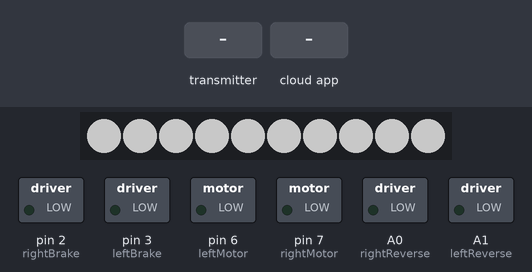
Bench run of a sketch on a simulated Arduino Mega 2560, built with avr-gcc and run on an emulated ATmega2560. Parts: 10 RGB LEDs in strip order, left to right, switched loads named in the sketch (green lamp = pin HIGH). The inputs (shaded band) are chosen by the test bench. Dim RGB values are drawn brighter than linear; the ROS host is connected and sends only what is stated.

Above: at 1.2 s.
1.3 s: the transmitter starts sending readChannel.4 = 1000
At 1.9 s:
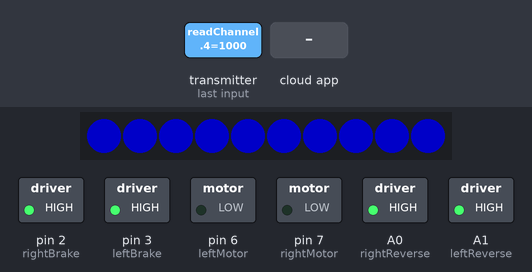
2.8 s: the transmitter starts sending readChannel.4 = 2000
At 3.4 s:
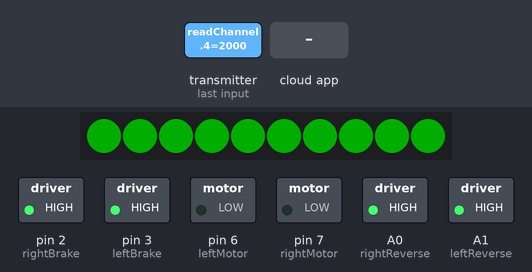
4.3 s: the phone or cloud app sets camera_obj_detection to 1
At 4.7 s:
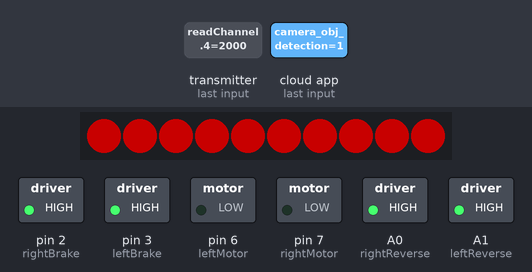
5.8 s: the phone or cloud app sets linear.x to -100
At 6.5 s:
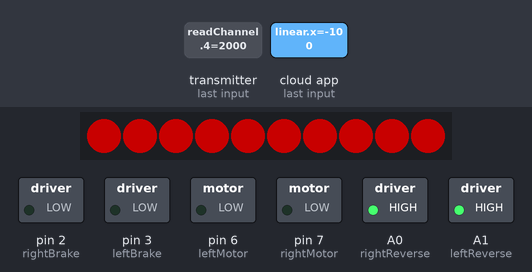
7.3 s: the phone or cloud app sets Left_vel to -100
At 7.9 s:
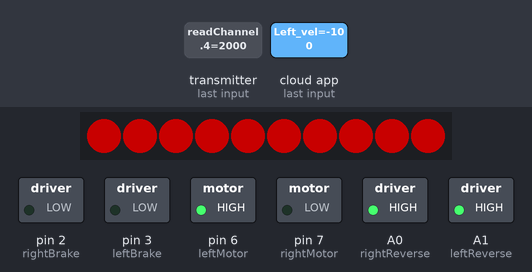
8.8 s: the phone or cloud app sets angular.z to -100
At 10.1 s:
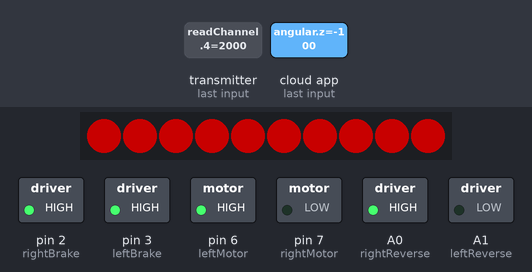
Timing chart, 0 to 11.3 s (numbered marks = the images above; inputs shaded):
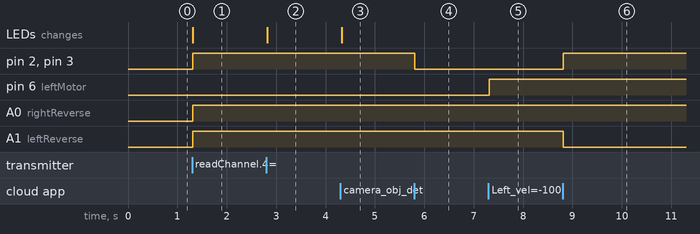

The sketch:

Arduino_RoistenCodeV1.0.ino
```cpp
#include <IBusBM.h>
#include <ros.h>
#include <FastLED.h>
#include <geometry_msgs/Twist.h>
#include <std_msgs/Bool.h>
#include <std_msgs/Float32.h>
#include <std_msgs/Int16MultiArray.h>
#include <std_msgs/String.h>

#define  PI 3.14159
#define numLeds 10
#define ledPin 42                   // 53
CRGB leds[numLeds];

IBusBM ibusRC;
HardwareSerial& ibusRcSerial = Serial1;
HardwareSerial& debugSerial = Serial;

int channel1 = 0;                   // Declare channels
int channel2 = 0;
int channel3 = 0;
int channel4 = 0;
int channel5 = 0;
int channel8 = 0;

ros::NodeHandle nh;                 // Start the node

const float d = 0.25;               // d = Wheel diameter

float velLeft = 0;                  // Variables for right and left velocities
float velRight = 0;

const int leftMotor = 6;            // Define HALL pins
const int rightMotor = 7;
const int hallRightPin1 = A8;       // 51
const int hallRightPin2 = A9;       // 49
const int hallRightPin3 = A10;      // 47
const int hallLeftPin1 = A7;
const int hallLeftPin2 = A6;
const int hallLeftPin3 = A5;

const int rightBrake = 2;           // Define braking pins
const int leftBrake = 3;

const int rightReverse = A0;        // Define reversing pins
const int leftReverse = A1;

const float maxSpeed = 0.3;         // Adding a limit to our output

bool reached = false;               // LiDAR obstacle
bool camera_reached = false;        // Camera obstacle

float left_speed = 0.0;
float right_speed = 0.0;

void LeftVel(const std_msgs::Float32& value)
{
  left_speed = value.data;
}

void RightVel(const std_msgs::Float32& value)
{
  right_speed = value.data;
}

void LidarCallback(const std_msgs::Bool& value)
{
  reached = value.data;
}

void CameraCallback(const std_msgs::Bool& value)
{
  camera_reached = value.data;
}

void CmdVelCallback(const geometry_msgs::Twist& velocity)
{
  velLeft = left_speed;
  velRight = right_speed;
  //velLeft = velocity.linear.x - d * velocity.angular.z;
  //velRight = velocity.linear.x + d * velocity.angular.z;

  // Reverse and brake logic
  if (velRight < 0.0)
  {
    velRight = velRight * (-1);
    digitalWrite(rightReverse, LOW);
  }else
  {
    digitalWrite(rightReverse, HIGH);
  }

  if (velLeft < 0.0)
  {
    velLeft = velLeft * (-1);
    digitalWrite(leftReverse, LOW);
  }else
  {
    digitalWrite(leftReverse, HIGH);
  }

  BrakeLogic(velRight,velLeft);
  // Outputing the channels to ESC
}

std_msgs::String str_msg;
// Subscribers
ros::Subscriber<geometry_msgs::Twist> sub("cmd_vel" , CmdVelCallback);
ros::Subscriber<std_msgs::Bool> lidar("obj_detection", LidarCallback);
ros::Subscriber<std_msgs::Bool> camera("camera_obj_detection", CameraCallback);
ros::Subscriber<std_msgs::Float32> left_vel("Left_vel", LeftVel);
ros::Subscriber<std_msgs::Float32> right_vel("Right_vel", RightVel);
ros::Publisher chatter("chatter", &str_msg);

void RemoteControl(float left, float right)
{
  // Reading certain channels
  channel3 = readChannel(2, -100, 100, 0);
  channel2 = readChannel(1, -100, 100, 0);
  channel1 = readChannel(0, -100, 100, 0);
  channel4 = readChannel(3, -100, 100, 0);
  channel5 = readChannel(4, -100, 100, 0);
  channel8 = readChannel(7, -100, 100, 0);
  // 100 = Teleoperation
  if (channel5 == 100)
  {
    analogWrite(leftMotor, left * maxSpeed);
    analogWrite(rightMotor, right * maxSpeed);
    // if (reached)
    // {
    //   Leds(1);
    //   //BrakeLogic(0.0, 0.0);
    // }else
    // {
    //   BrakeLogic(0.1, 0.1);
    //   Leds(3);
    // }
    if (camera_reached)
    {
      Leds(1);
      // BrakeLogic(0.0, 0.0);
    }else
    {
      // BrakeLogic(0.1, 0.1);
      Leds(3);
    }
  // 0 = Neutral
  }else if (channel5 == 0)
  {
    Leds(2);
    BrakeLogic(0.0, 0.0);
  }
  // -100 = Remote control
  else if (channel5 == -100)
  {
    velLeft = channel2 + channel1+1;
    velRight = channel2 - channel1+1;

    if (velRight < 0.0)
    {
      velRight = velRight * (-1);
      digitalWrite(rightReverse,LOW);
    }else
    {
      digitalWrite(rightReverse,HIGH);
    }
    if (velLeft < 0.0)
    {
      velLeft = velLeft * (-1);
      digitalWrite(leftReverse,LOW);
    }else
    {
      digitalWrite(leftReverse,HIGH);
    }
    BrakeLogic(velRight,velLeft);

    // Outputing the channels to ESC
    analogWrite(leftMotor, velLeft * maxSpeed);
    analogWrite(rightMotor, velRight * maxSpeed);
    Leds(4);
  }
}
void setup()
{
  // Put your setup code here, to run once:
  pinMode(hallRightPin1, INPUT);
  pinMode(hallRightPin2, INPUT);
  pinMode(hallRightPin3, INPUT);
  pinMode(hallLeftPin1, INPUT);
  pinMode(hallLeftPin2, INPUT);
  pinMode(hallLeftPin3, INPUT);
  pinMode(rightReverse, OUTPUT);
  pinMode(leftReverse, OUTPUT);
  pinMode(rightBrake, OUTPUT);
  pinMode(leftBrake, OUTPUT);
  pinMode(leftMotor, OUTPUT);
  pinMode(rightMotor, OUTPUT);
  // Adding LEDstrip
  FastLED.addLeds<WS2812B, ledPin, GRB>(leds, numLeds).setCorrection(TypicalLEDStrip);
  FastLED.setBrightness(50);
  // Initializing node and subscribing to it
  nh.initNode();
  nh.subscribe(sub);
  nh.subscribe(lidar);
  nh.subscribe(camera);
  nh.subscribe(left_vel);
  nh.subscribe(right_vel);
  nh.advertise(chatter);
  // Starting IBUS
  debugSerial.begin(57600);
  ibusRC.begin(ibusRcSerial);
}

// Reading the channels
int readChannel(byte channelInput, int minLimit, int maxLimit, int defaultValue)
{
  uint16_t ch = ibusRC.readChannel(channelInput);
  if (ch < 100) return defaultValue;
  return map(ch, 1000, 2000, minLimit, maxLimit);
}
void loop()
{
  String str = String(left_speed);
  str_msg.data = str.c_str();
  RemoteControl(left_speed, right_speed);
  chatter.publish(&str_msg);
  nh.spinOnce();
  delay(10);
}
```

BrakeLogic.ino
```cpp
// Brake logic
void BrakeLogic(float Right,float Left)
{
  // We brake when our input value is 0
  if (Right == 0.0 && Left == 0.0)
  {
    digitalWrite(rightBrake,LOW);
    digitalWrite(leftBrake,LOW);
  }
  else
  {
    digitalWrite(rightBrake,HIGH);
    digitalWrite(leftBrake,HIGH);
  }
}
```

Led.ino
```cpp
#include <FastLED.h>


void Leds(int Mode)
{
  switch(Mode)
  {
    // Clear all the LEDs
    case 0:
    FastLED.clear();
    FastLED.show();
    break;
    // Set the LEDs to red
    case 1:
      fill_solid(leds, numLeds,CRGB::Red);
      FastLED.setBrightness(100);
      FastLED.show();
      break;
    // Set the LEDs to white
    case 2:
      fill_solid(leds, numLeds,CRGB::White);
      FastLED.setBrightness(100);
      FastLED.show();
      break;
    //Set the LEDs to green
    case 3:
      fill_solid(leds, numLeds,CRGB::Green);
      FastLED.setBrightness(100);
      FastLED.show();
      break;
    //Set the LEDs to green
    case 4:
      fill_solid(leds, numLeds,CRGB::Blue);
      FastLED.setBrightness(100);
      FastLED.show();
      break;
  }
}
```

Measured:
- after the input at 1.3 s, pin 2 (rightBrake), pin 3 (leftBrake), A0 (rightReverse), A1 (leftReverse): LOW → HIGH at once; the LEDs: change at once (image 1)
- after the input at 2.8 s, the LEDs: change at once (image 2)
- after the input at 4.3 s, the LEDs: change at once (image 3)
- after the input at 5.8 s, pin 2 (rightBrake), pin 3 (leftBrake): HIGH → LOW at once
- after the input at 7.3 s, pin 6 (leftMotor): LOW → HIGH at once
- after the input at 8.8 s, pin 2 (rightBrake), pin 3 (leftBrake): LOW → HIGH at once; A1 (leftReverse): HIGH → LOW at once
